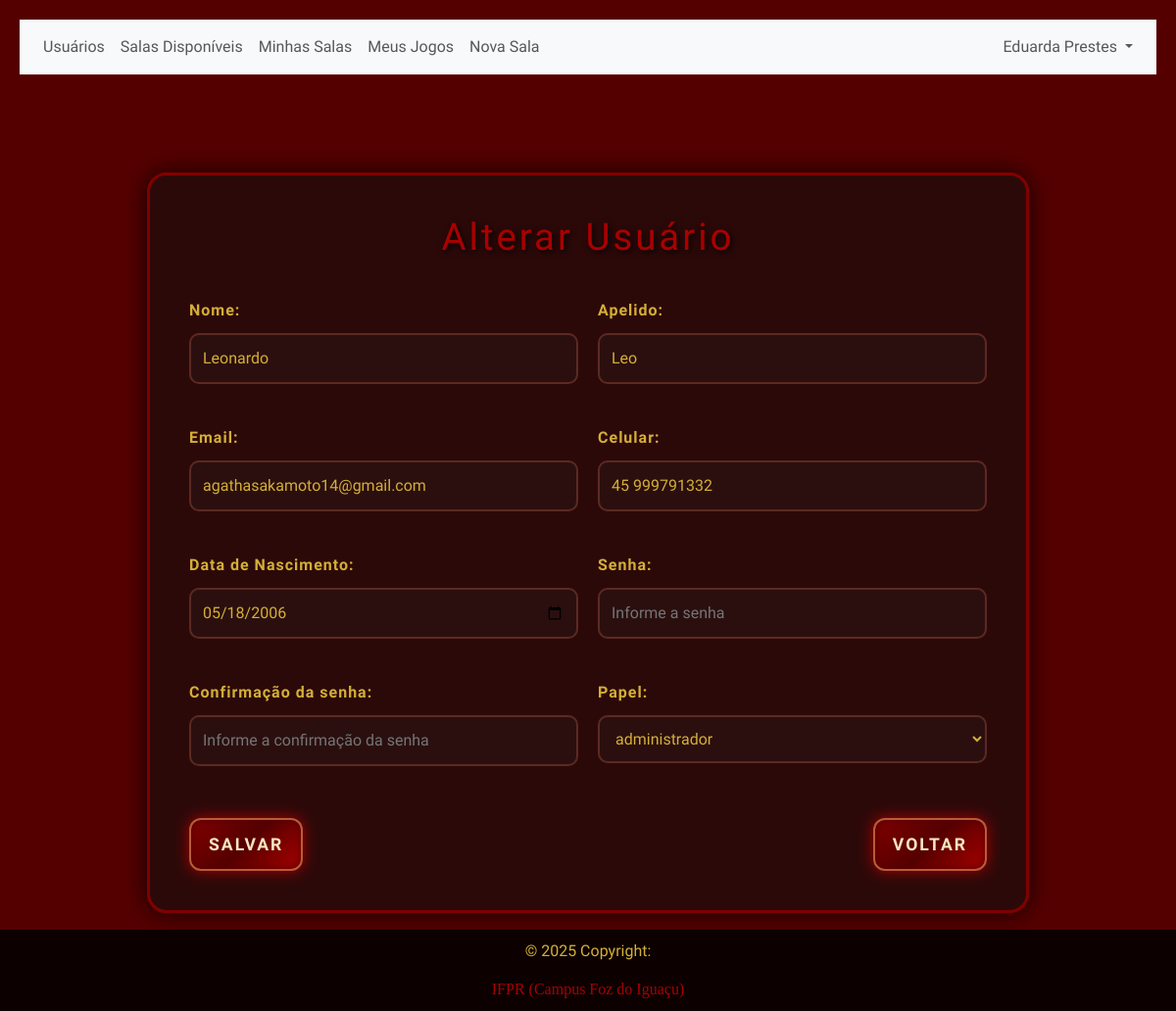
/app/controller/UsuarioController.php?action=edit&id=2 (signed in), run on the app's committed database.
### tables this page shows
CREATE TABLE IF NOT EXISTS `usuarios` (
    `id` INT NOT NULL AUTO_INCREMENT,
    `papel` ENUM('jogador', 'administrador') NOT NULL,
    `nome` VARCHAR(100) NOT NULL,
    `apelido` VARCHAR(50) NULL DEFAULT NULL,
    `email` VARCHAR(100) NOT NULL,
    `telefone` VARCHAR(20) NULL DEFAULT NULL,
    `data_nascimento` DATE NOT NULL,
    `senha` VARCHAR(255) NOT NULL,
    `foto` VARCHAR(255) NULL,
    PRIMARY KEY (`id`),
    UNIQUE INDEX `email_unique` (`email` ASC),
    UNIQUE INDEX `apelido_unique` (`apelido` ASC)
);

### app/model/Usuario.php (called while the page is built, shortened)
<?php
class Usuario
{
    private ?string $papel;
    private ?string $nome;
    private ?string $apelido;
    private ?string $email;
    private ?string $telefone;
    private ?string $dataNascimento;
    private ?string $senha;
    public function getPapel(): ?string
    {
        return $this->papel;
    }
    public function setPapel(?string $papel): self
    {
        $this->papel = $papel;
        return $this;
    }
    public function getNome(): ?string
    {
        return $this->nome;
    }
    public function setNome(?string $nome): self
    {
        $this->nome = $nome;
        return $this;
    }
    public function getApelido(): ?string
    {
        return $this->apelido;
    }
    public function setApelido(?string $apelido): self
    {
        $this->apelido = $apelido;
        return $this;
    }
    public function getEmail(): ?string
    {
        return $this->email;
    }
    public function setEmail(?string $email): self
    {
        $this->email = $email;
        return $this;
    }
    public function getTelefone(): ?string
    {
        return $this->telefone;
    }
    public function setTelefone(?string $telefone): self
    {
        $this->telefone = $telefone;
        return $this;
    }
    public function getDataNascimento(): ?string
    {
        return $this->dataNascimento;
    }
    public function setDataNascimento(?string $dataNascimento): self
    {
        $this->dataNascimento = $dataNascimento;
        return $this;
    }
    public function getSenha(): ?string
    {
        return $this->senha;
    }
    public function setSenha(?string $senha): self
    {
        $this->senha = $senha;
        return $this;
    }
}

### app/dao/UsuarioDAO.php (called while the page is built, shortened)
<?php
include_once(__DIR__ . "/../model/Usuario.php");
class UsuarioDAO
{
    public function findById(int $id)
    {
        $conn = Connection::getConn();
        $sql = "SELECT * FROM usuarios u" .
            " WHERE u.id = ?";
        $stm = $conn->prepare($sql);
        $stm->execute([$id]);
        $result = $stm->fetchAll();
        $usuarios = $this->mapUsuarios($result);
        if (count($usuarios) == 1)
            return $usuarios[0];
        elseif (count($usuarios) == 0)
            return null;
        die("UsuarioDAO.findById()" .
            " - Erro: mais de um usuário encontrado.");
    }
    private function mapUsuarios($result)
    {
        $usuarios = array();
        foreach ($result as $reg) {
            $usuario = new Usuario();
            $usuario->setId($reg['id']);
            $usuario->setPapel($reg['papel']);
            $usuario->setNome($reg['nome']);
            $usuario->setApelido($reg['apelido']);
            $usuario->setEmail($reg['email']);
            $usuario->setTelefone($reg['telefone']);
            $usuario->setDataNascimento($reg['data_nascimento']);
            $usuario->setSenha($reg['senha']);
            $usuario->setFoto($reg['foto']);
            array_push($usuarios, $usuario);
        }
        return $usuarios;
    }
}

### app/view/usuario/usu-form.php (the view, shortened to what this page needs)
<?php
require_once(__DIR__ . "/../include/header.php");
require_once(__DIR__ . "/../include/menu.php");
?>
<link rel="stylesheet" href="<?= BASEURL ?>/view/css/usu-form.css">
<div class="container">
    <h3>
        <?php if ($dados['id'] == 0) echo "Inserir";
        else echo "Alterar"; ?> Usuário
    </h3>
    <form id="frmUsuario" method="POST"
        action="<?= BASEURL ?>/controller/UsuarioController.php?action=save">
        <div class="form-grid">
            <div class="form-group">
                <label for="txtNome">Nome:</label>
                <input type="text" id="txtNome" name="nome" maxlength="100"
                    placeholder="Informe o nome"
                    value="<?= isset($dados["usuario"]) ? $dados["usuario"]->getNome() : '' ?>" />
            </div>
            <div class="form-group">
                <label for="txtApelido">Apelido:</label>
                <input type="text" id="txtApelido" name="apelido" maxlength="50"
                    placeholder="Informe o seu apelido"
                    value="<?= isset($dados["usuario"]) ? $dados["usuario"]->getApelido() : '' ?>" />
            </div>
            <div class="form-group">
                <label for="txtLogin">Email:</label>
                <input type="text" id="txtLogin" name="email" maxlength="100"
                    placeholder="Informe o email"
                    value="<?= isset($dados["usuario"]) ? $dados["usuario"]->getEmail() : '' ?>" />
            </div>
            <div class="form-group">
                <label for="txtTelefone">Celular:</label>
                <input type="text" id="txtTelefone" name="telefone" maxlength="20"
                    placeholder="Informe o seu celular"
                    value="<?= isset($dados["usuario"]) ? $dados["usuario"]->getTelefone() : '' ?>" />
            </div>
            <div class="form-group">
                <label for="txtDataNascimento">Data de Nascimento:</label>
                <input type="date" id="txtDataNascimento" name="data_nascimento"
                    value="<?= isset($dados["usuario"]) ? $dados["usuario"]->getDataNascimento() : '' ?>" />
            </div>
            <div class="form-group">
                <label for="txtSenha">Senha:</label>
                <input type="password" id="txtPassword" name="senha" maxlength="50"
                    placeholder="Informe a senha"
                    value="<?= isset($dados["usuario"]) ? $dados["usuario"]->getSenha() : '' ?>" />
            </div>
            <div class="form-group">
                <label for="txtConfSenha">Confirmação da senha:</label>
                <input type="password" id="txtConfSenha" name="conf_senha" maxlength="50"
                    placeholder="Informe a confirmação da senha"
                    value="<?= isset($dados['confSenha']) ? $dados['confSenha'] : '' ?>" />
            </div>
            <div class="form-group">
                <label for="selPapel">Papel:</label>
                <select name="papel" id="selPapel">
                    <?php foreach ($dados["papeis"] as $papel): ?>
                        <option value="<?= $papel ?>"
                            <?= (isset($dados["usuario"]) && $dados["usuario"]->getPapel() == $papel) ? "selected" : "" ?>>
                            <?= $papel ?>
                        </option>
                    <?php endforeach; ?>
                </select>
            </div>
        </div>
        <div class="actions">
            <button type="submit" class="btn">Salvar</button>
            <a class="btn" href="<?= BASEURL ?>/controller/UsuarioController.php?action=list">Voltar</a>
        </div>
    </form>
</div>
<?php
require_once(__DIR__ . "/../include/footer.php");
?>

### app/view/css/usu-form.css (style rules this page uses)
body { background-color: #550000; font-family: 'Caudex', serif; color: #d4af37; margin: 0; padding: 20px; }
.container { background: rgba(40, 10, 10, 0.9); border: 3px solid #800000; padding: 40px; border-radius: 20px; box-shadow: 0 0 25px rgba(0, 0, 0, 0.8); max-width: 900px; margin: 100px auto 80px auto; backdrop-filter: blur(6px); }
h3 { font-family: 'Caudex', cursive; font-size: 2.4em; color: #aa0000; text-shadow: 2px 2px 6px #000; margin-bottom: 40px; text-align: center; letter-spacing: 3px; }
.form-grid { display: grid; grid-template-columns: 1fr 1fr; gap: 20px; }
.form-group { margin-bottom: 18px; text-align: left; }
label { font-size: 1em; font-weight: bold; color: #d4af37; display: block; margin-bottom: 6px; letter-spacing: 1px; }
input[type="text"], input[type="password"], input[type="date"], select { background-color: #2b0f0f; border: 2px solid #5c2a21; border-radius: 10px; width: 100%; padding: 12px; margin: 5px 0; color: #d4af37; font-size: 1em; outline: none; transition: border 0.3s ease, box-shadow 0.3s ease; }
.actions { margin-top: 30px; display: flex; justify-content: space-between; gap: 15px; }
button, .btn { background: linear-gradient(135deg, #800000, #550000, #aa0000); border: 2px solid #b85c3a; padding: 12px 18px; border-radius: 12px; font-size: 1.1em; color: #f8e6c1; cursor: pointer; font-weight: bold; text-transform: uppercase; letter-spacing: 2px; box-shadow: 0 0 15px #aa0000, inset 0 0 10px #550000; transition: all 0.3s ease; text-decoration: none; display: inline-block; }

### data on the page
usuarios: nome "Leonardo", apelido "Leo", email "agathasakamoto14@gmail.com", telefone "45 999791332", data_nascimento "05/18/2006", papel "administrador"

### other printed values
$nome "Eduarda Prestes"
